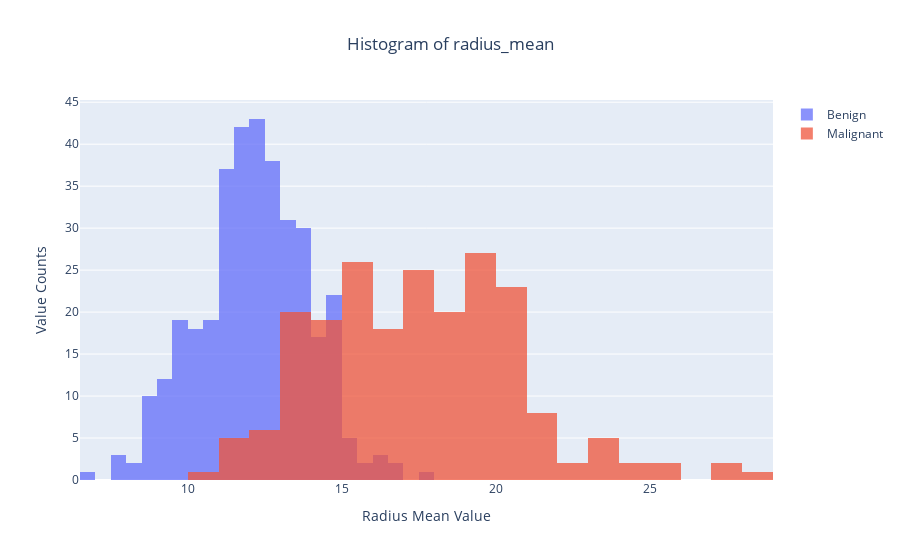

Notebook code for this chart:
### Markdown cell above
- Plotting a histogram of the frequency of benign vs malignant cases

### Code cell
radius_mean_m = data[data['diagnosis'] =='M']['radius_mean']
radius_mean_b = data[data['diagnosis'] =='B']['radius_mean']

fig = go.Figure()
fig.add_trace(go.Histogram(x=radius_mean_b, name = 'Benign'))
fig.add_trace(go.Histogram(x=radius_mean_m, name = 'Malignant'))

# Overlay histograms
fig.update_layout(title = 'Histogram of radius_mean', 
                  title_x = 0.5,
                  xaxis_title ='Radius Mean Value',
                  yaxis_title = 'Value Counts',
                  barmode='overlay')

# Reduce opacity to see both histograms
fig.update_traces(opacity=0.75)
fig.show()
print(f'Mean of radius_mean values (Benign): {radius_mean_b.mean()}')
print(f'Mean of radius_mean values (Malignant): {radius_mean_m.mean()}')

### Figure 1 — Plotly figure (JSON) as saved in the notebook; plotly's stock layout.template omitted (floating-point values rounded to 4 significant figures; data arrays with more than 128 entries replaced by an {"elided": "..."} marker saying what was removed)
{"data": [{"name": "Benign", "opacity": 0.75, "type": "histogram", "x": {"elided": "357 float values"}}, {"name": "Malignant", "opacity": 0.75, "type": "histogram", "x": {"elided": "212 float values"}}], "layout": {"barmode": "overlay", "title": {"text": "Histogram of radius_mean", "x": 0.5}, "xaxis": {"title": {"text": "Radius Mean Value"}}, "yaxis": {"title": {"text": "Value Counts"}}}}
